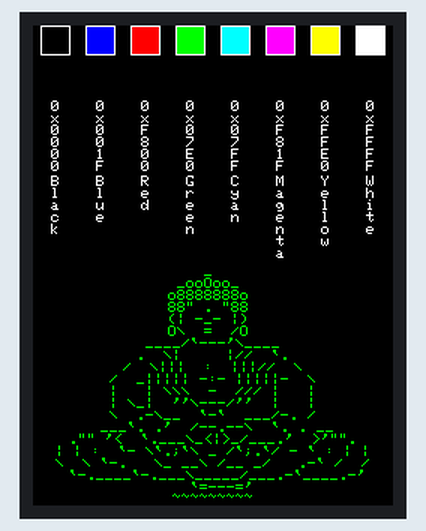
The sketch below on a simulated Arduino Uno, built with avr-gcc and run on an emulated ATmega328P. Shown: 240×320 colour display.

Above: at 0.3 s.

The sketch:

BudaColorSemBiblioteca.ino
```cpp
#include <Arduino.h>
#include <Adafruit_GFX.h>
#include <Adafruit_ST7789.h>

#define TFT_CS    5
#define TFT_RST   4
#define TFT_DC    2

Adafruit_ST7789 tft = Adafruit_ST7789(TFT_CS, TFT_DC, TFT_RST);

struct Color {
    uint16_t color;
    const char* hexCode;
    const char* name;
};

Color colors[] = {
    {ST77XX_BLACK, "0x0000", "Black"},
    {ST77XX_BLUE, "0x001F", "Blue"},
    {ST77XX_RED, "0xF800", "Red"},
    {ST77XX_GREEN, "0x07E0", "Green"},
    {ST77XX_CYAN, "0x07FF", "Cyan"},
    {ST77XX_MAGENTA, "0xF81F", "Magenta"},
    {ST77XX_YELLOW, "0xFFE0", "Yellow"},
    {ST77XX_WHITE, "0xFFFF", "White"}
};

void drawBuddha() {
    const char* buddha[] = {
        "      _       ",
        "   _ooOoo_    ",
        "  o8888888o   ",
        "  88\" . \"88   ",
        "  (| -_- |)   ",
        "  O\\  =  /O   ",
        "____/`---'\\____",
        ".  \\|     |//  `.",
        "/  \\|||  :  |||//  \\",
        "/  _||||| -:- |||||-  \\",
        "|   | \\\\\\  -  /// |   |",
        "| \\_|  ''\\---/''  |   |",
        "\\  .-\\__  `-`  ___/-. /",
        " ___`. .'  /--.--\\  `. . __",
        ".\"\" '<  `.___\\_<|>_/___.'  >'\"\".",
        "| | :  `- \\`.;`\\ _ /`;.`/ - ` : | |",
        "\\  \\ `-.   \\_ __\\ /__ _/   .-` /  /",
        " `-.____`-.___\\_____/___.-`____.-'",
        "  `=---='",
        "~~~~~~~~~",
        "\"sabedoria forca e honra\""
    };

    int yStart = 160; // Ajusta a posição y inicial para abaixar o Buda
    tft.fillScreen(ST77XX_BLACK);
    tft.setTextColor(ST77XX_GREEN); // Define o texto na cor verde
    tft.setTextSize(1);

    for (int i = 0; i < sizeof(buddha) / sizeof(buddha[0]); i++) {
        int xStart = (240 - strlen(buddha[i]) * 6) / 2; // Calcula a posição x inicial para centralizar horizontalmente
        tft.setCursor(xStart, yStart + i * 8); // Define a posição do cursor
        tft.println(buddha[i]);
    }
}

void drawColorSquares() {
    int squareSize = 20;
    int offsetX = 10;
    int offsetY = 30;
    int startX = (240 - ((sizeof(colors) / sizeof(colors[0])) * (squareSize + offsetX) - offsetX)) / 2; // Centraliza horizontalmente

    for (int i = 0; i < sizeof(colors) / sizeof(colors[0]); i++) {
        int x = startX + i * (squareSize + offsetX);
        int y = 0;

        // Desenha quadrados coloridos
        tft.fillRect(x, y, squareSize, squareSize, colors[i].color);

        // Desenha linhas ao redor dos quadrados
        tft.drawRect(x, y, squareSize, squareSize, ST77XX_WHITE);

        // Desenha o código hexadecimal abaixo do quadrado colorido
        int yTextStart = squareSize + offsetY;
        for (int j = 0; j < strlen(colors[i].hexCode); j++) {
            tft.setCursor(x + (squareSize - 6) / 2, yTextStart + j * 8);
            tft.setTextColor(ST77XX_WHITE);
            tft.setTextSize(1);
            tft.write(colors[i].hexCode[j]);
        }

        // Desenha o nome da cor abaixo do código hexadecimal
        yTextStart += strlen(colors[i].hexCode) * 8 + 2;
        for (int j = 0; j < strlen(colors[i].name); j++) {
            tft.setCursor(x + (squareSize - 6) / 2, yTextStart + j * 8);
            tft.setTextColor(ST77XX_WHITE);
            tft.setTextSize(1);
            tft.write(colors[i].name[j]);
        }
    }
}

void setup() {
    tft.init(240, 320); // Inicializa o display com a resolução 240x320
    tft.setRotation(0); // Define a orientação do display
    drawBuddha(); // Desenha o Buda na tela
    drawColorSquares(); // Desenha quadrados coloridos na borda
}

void loop() {
    // Deixe o loop vazio
}
```
